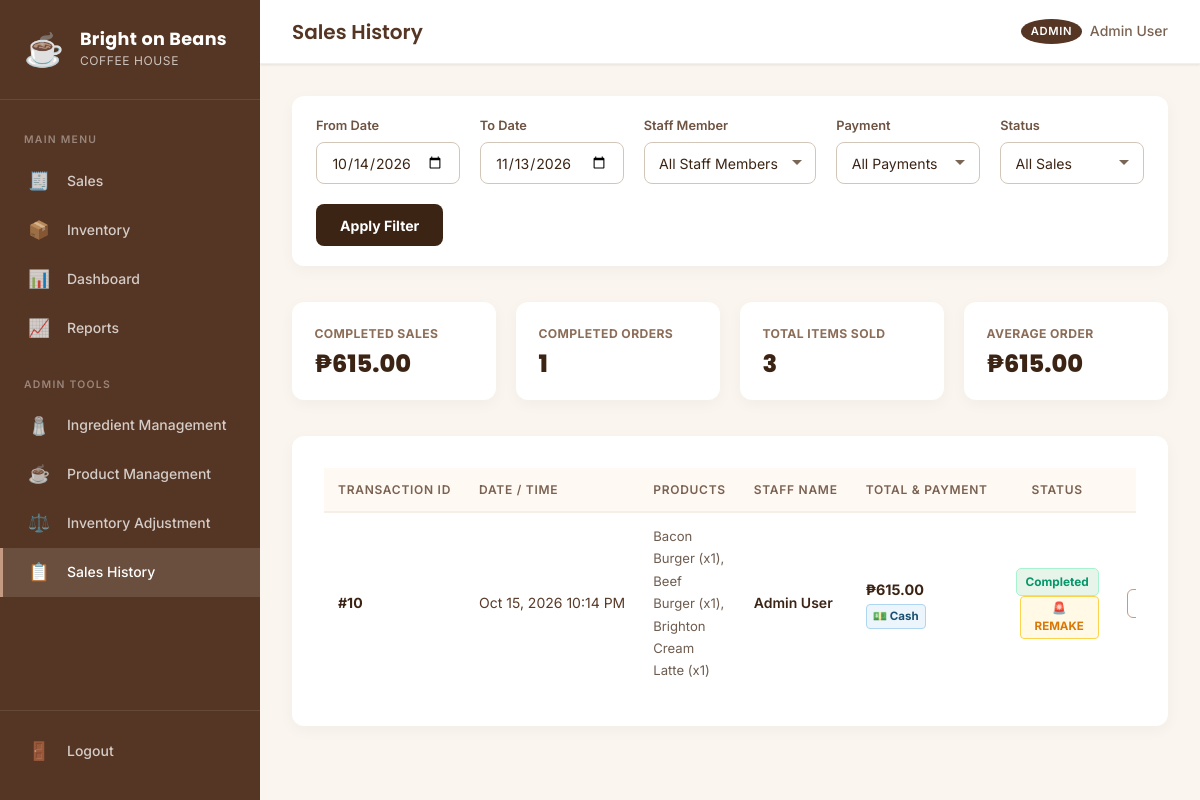
/admin/sales-history.php (signed in), run on an earlier commit of the app's database.
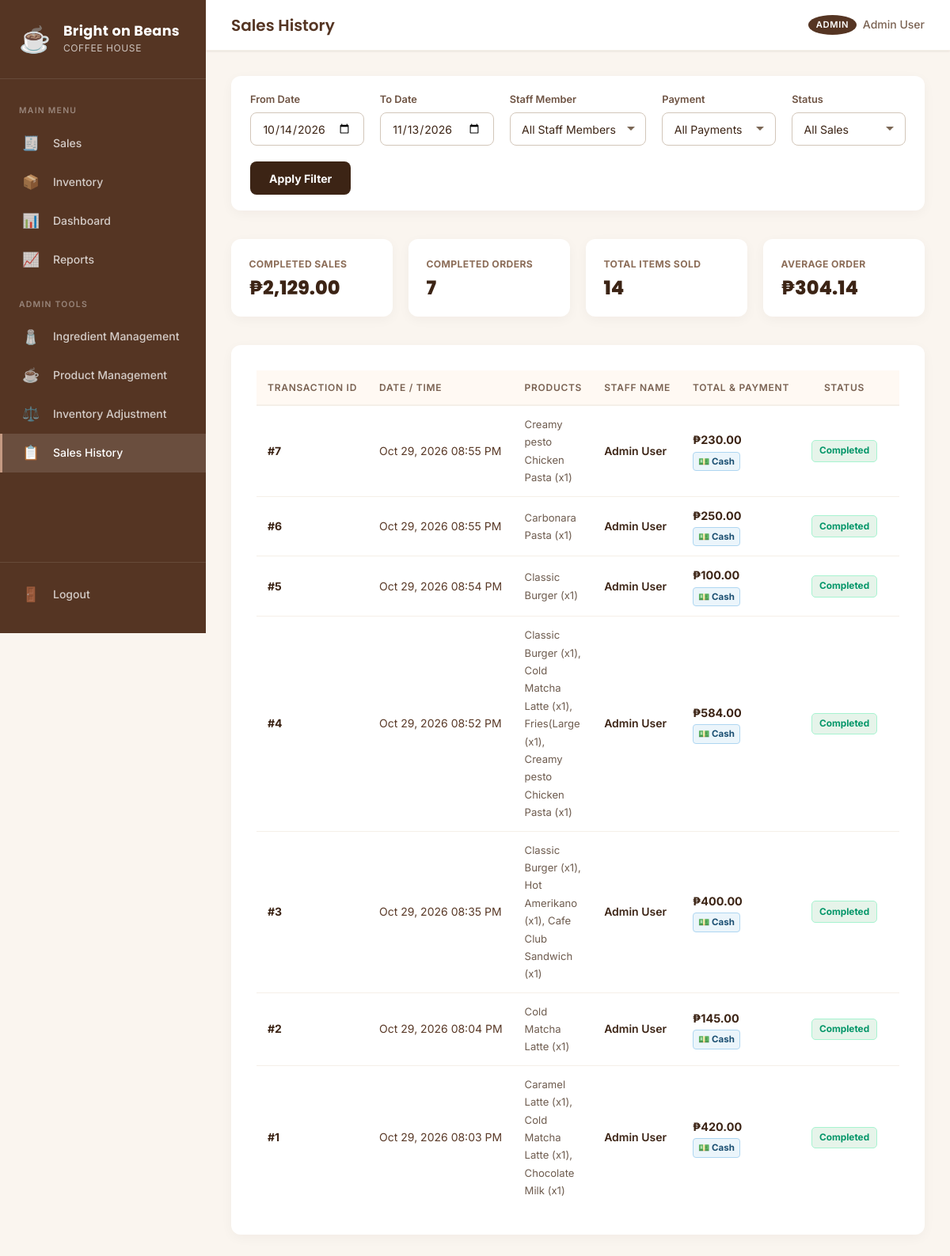
And on a later commit of the database.
### tables this page shows
CREATE TABLE `sales_transactions` (
  `transaction_id` int(11) NOT NULL AUTO_INCREMENT,
  `user_id` int(11) NOT NULL,
  `transaction_date` datetime NOT NULL DEFAULT current_timestamp(),
  `total_amount` decimal(12,2) NOT NULL,
  `total_cost` decimal(12,2) NOT NULL DEFAULT 0.00,
  `payment_method` varchar(50) NOT NULL DEFAULT 'cash',
  `amount_tendered` decimal(12,2) DEFAULT NULL,
  `change_amount` decimal(12,2) DEFAULT 0.00,
  `payment_reference` varchar(100) DEFAULT NULL,
  `status` enum('completed','voided') NOT NULL DEFAULT 'completed',
  `void_reason` varchar(255) DEFAULT NULL,
  `voided_at` datetime DEFAULT NULL,
  `voided_by` int(11) DEFAULT NULL,
  `refund_method` varchar(50) DEFAULT NULL,
  PRIMARY KEY (`transaction_id`),
  KEY `idx_sales_date` (`transaction_date`),
  KEY `idx_sales_user` (`user_id`),
  KEY `idx_sales_status` (`status`),
  CONSTRAINT `sales_transactions_ibfk_1` FOREIGN KEY (`user_id`) REFERENCES `users` (`user_id`)
);

CREATE TABLE `users` (
  `user_id` int(11) NOT NULL AUTO_INCREMENT,
  `username` varchar(50) NOT NULL,
  `password` varchar(255) NOT NULL,
  `first_name` varchar(100) NOT NULL,
  `last_name` varchar(100) NOT NULL,
  `role` enum('admin','staff') NOT NULL DEFAULT 'staff',
  `status` enum('active','inactive') NOT NULL DEFAULT 'active',
  `created_at` datetime NOT NULL DEFAULT current_timestamp(),
  `updated_at` datetime DEFAULT NULL ON UPDATE current_timestamp(),
  PRIMARY KEY (`user_id`),
  UNIQUE KEY `username` (`username`)
);

### includes/functions.php (called while the page is built, shortened)
<?php
function e($value) {
    return htmlspecialchars($value ?? '', ENT_QUOTES, 'UTF-8');
}
function formatCurrency($amount) {
    return '₱' . number_format((float)$amount, 2);
}
function formatDateTime($date) {
    return date('M d, Y h:i A', strtotime($date));
}

### admin/sales-history.php (the view, shortened to what the changed rows need)
<?php
require_once __DIR__ . '/../includes/auth.php';
$from = $_GET['from'] ?? date('Y-m-d', strtotime('-30 days'));
$to = $_GET['to'] ?? date('Y-m-d');
$page = isset($_GET['page']) ? (int)$_GET['page'] : 1;
$limit = 20;
$offset = ($page - 1) * $limit;
$params = [$from, $to];
$where = "DATE(st.transaction_date) >= ? AND DATE(st.transaction_date) <= ?";
$stmtSummary = $pdo->prepare("SELECT COUNT(*) as total_tx, SUM(total_amount) as total_amount FROM sales_transactions st WHERE $where AND st.status = 'completed'");
$stmtSummary->execute($params);
$summaryData = $stmtSummary->fetch();
$totalTx = $summaryData['total_tx'] ?: 0;
$totalSales = $summaryData['total_amount'] ?: 0;
$avgTx = $totalTx > 0 ? ($totalSales / $totalTx) : 0;
$stmtItems = $pdo->prepare("SELECT SUM(si.quantity) FROM sales_items si JOIN sales_transactions st ON si.transaction_id = st.transaction_id WHERE $where AND st.status = 'completed'");
$stmtItems->execute($params);
$totalItemsSold = $stmtItems->fetchColumn() ?: 0;
$sql = "SELECT st.*, u.first_name, u.last_name,
        uv.first_name as void_first, uv.last_name as void_last,
        (SELECT COUNT(*) FROM sales_items si WHERE si.transaction_id = st.transaction_id AND si.quantity > 0) as items_count,
        (SELECT GROUP_CONCAT(CONCAT(p.name, ' (x', si.quantity, CASE WHEN si.voided_quantity > 0 THEN CONCAT(', ', si.voided_quantity, ' voided') ELSE '' END, ')') SEPARATOR ', ')
         FROM sales_items si JOIN products p ON si.product_id = p.product_id
         WHERE si.transaction_id = st.transaction_id) as products_summary,
        (SELECT COUNT(*) FROM inventory_history ih WHERE ih.notes LIKE CONCAT('Product Adjustment [Linked to Sale #', st.transaction_id, ']%') OR ih.notes LIKE CONCAT('Product Spoilage%Sale #', st.transaction_id, '%')) as has_spoilage
        FROM sales_transactions st
        JOIN users u ON st.user_id = u.user_id
        LEFT JOIN users uv ON st.voided_by = uv.user_id
        WHERE $where
        ORDER BY st.transaction_date DESC
        LIMIT $limit OFFSET $offset";
$stmt = $pdo->prepare($sql);
$stmt->execute($params);
$transactions = $stmt->fetchAll();
require_once ROOT_PATH . '/includes/header.php';
?>
<div class="metrics-grid-spaced">
    <div class="metric-card">
        <span class="metric-label">Completed Sales</span>
        <div class="metric-value"><?= formatCurrency($totalSales) ?></div>
    </div>
    <div class="metric-card">
        <span class="metric-label">Completed Orders</span>
        <div class="metric-value"><?= number_format($totalTx) ?></div>
    </div>
    <div class="metric-card">
        <span class="metric-label">Total Items Sold</span>
        <div class="metric-value"><?= number_format($totalItemsSold) ?></div>
    </div>
    <div class="metric-card">
        <span class="metric-label">Average Order</span>
        <div class="metric-value"><?= formatCurrency($avgTx) ?></div>
    </div>
</div>
<div class="card" style="border-radius: 12px; border: none; box-shadow: 0 4px 15px rgba(60,36,21,0.04); overflow: hidden;">
    <div class="card-body p-0">
        <div class="table-wrapper">
            <table class="table table-hover align-middle mb-0" style="font-size: 0.86rem;">
                <thead>
                    <tr style="background: #FAF7F2; border-bottom: 2px solid #EAE3D9; color: #8C6D58; font-size: 0.75rem; text-transform: uppercase; letter-spacing: 0.3px;">
                        <th style="padding: 12px 14px;">Transaction ID</th>
                        <th style="padding: 12px 14px;">Date / Time</th>
                        <th style="padding: 12px 14px;">Products</th>
                        <th style="padding: 12px 14px;">Staff Name</th>
                        <th style="padding: 12px 14px;">Total & Payment</th>
                        <th style="padding: 12px 14px; text-align: center;">Status</th>
                        <th style="padding: 12px 14px; text-align: center;">Actions</th>
                    </tr>
                </thead>
                <tbody>
                    <?php foreach ($transactions as $tx):
                        $isVoided = ($tx['status'] === 'voided');
                        $payMethod = strtolower($tx['payment_method'] ?? 'cash');
                        if ($payMethod === 'gcash') {
                            $payBadge = '<span style="background: #E8F4FD; color: #0056B3; border: 1px solid #BEE5EB; font-size: 0.72rem; padding: 2px 6px; border-radius: 4px; font-weight: 700; display: inline-block; margin-top: 3px;">📱 GCash' . (!empty($tx['payment_reference']) ? ' #' . e($tx['payment_reference']) : '') . '</span>';
                        } else {
                            $payBadge = '<span style="background: #EBF5FB; color: #1B4F72; border: 1px solid #AED6F1; font-size: 0.72rem; padding: 2px 6px; border-radius: 4px; font-weight: 700; display: inline-block; margin-top: 3px;">💵 Cash</span>';
                        }
                    ?>
                    <tr style="border-bottom: 1px solid #F3EDE7; <?= $isVoided ? 'background: #FAF8F6; opacity: 0.85;' : '' ?>">
                        <td style="padding: 12px 14px;">
                            <strong style="color: #3C2415;">#<?= e($tx['transaction_id']) ?></strong>
                        </td>
                        <td style="padding: 12px 14px; white-space: nowrap; color: #5A3A28;">
                            <?= formatDateTime($tx['transaction_date']) ?>
                        </td>
                        <td style="padding: 12px 14px;">
                            <small style="color: <?= $isVoided ? '#9CA3AF' : '#6E5C4F' ?>; font-size: 0.82rem;">
                                <?= e($tx['products_summary'] ?: 'N/A') ?>
                            </small>
                        </td>
                        <td style="padding: 12px 14px; color: #3C2415; font-weight: 600;">
                            <?= e($tx['first_name'] . ' ' . $tx['last_name']) ?>
                        </td>
                        <td style="padding: 12px 14px;">
                            <?php if ($isVoided): ?>
                                <span style="color: #9CA3AF; text-decoration: line-through; font-size: 0.88rem;"><?= formatCurrency($tx['total_amount']) ?></span>
                            <?php else: ?>
                                <strong style="color: #3C2415; font-size: 0.9rem;"><?= formatCurrency($tx['total_amount']) ?></strong>
                            <?php endif; ?>
                            <div><?= $payBadge ?></div>
                        </td>
                        <td style="padding: 12px 14px; text-align: center;">
                            <?php if ($isVoided): ?>
                                <span style="background: #FCE8E6; color: #DC2626; border: 1px solid #FCA5A5; padding: 0.2rem 0.55rem; border-radius: 5px; font-size: 0.74rem; font-weight: 700; display: inline-block;">🚫 VOIDED</span>
                            <?php else: ?>
                                <span style="background: #E6F4EA; color: #059669; border: 1px solid #A7F3D0; padding: 0.2rem 0.55rem; border-radius: 5px; font-size: 0.74rem; font-weight: 700; display: inline-block;">Completed</span>
                            <?php endif; ?>
                            <?php if (!empty($tx['has_spoilage']) && $tx['has_spoilage'] > 0): ?>
                                <span style="background: #FFF9E6; color: #D97706; border: 1px solid #FCD34D; font-size: 0.72rem; padding: 2px 6px; border-radius: 4px; font-weight: 700; margin-left: 4px; display: inline-block;">🚨 REMAKE</span>
                            <?php endif; ?>
                        </td>
                        <td style="padding: 12px 14px; text-align: center;">
                            <div style="display: inline-flex; gap: 6px; align-items: center; justify-content: center;">
                                <button class="btn btn-sm view-details-btn"
                                         data-id="<?= e($tx['transaction_id']) ?>"
                                         data-date="<?= formatDateTime($tx['transaction_date']) ?>"
                                         data-staff="<?= e($tx['first_name'] . ' ' . $tx['last_name']) ?>"
                                         data-total="<?= formatCurrency($tx['total_amount']) ?>"
                                         style="padding: 0.3rem 0.65rem; border-radius: 6px; font-size: 0.78rem; font-weight: 600; border: 1px solid #C49A82; color: #3C2415; background: #FFF;">
                                </button>
                            </div>
                        </td>
                    </tr>
                    <?php endforeach; ?>
                </tbody>
            </table>
        </div>
    </div>
</div>
<?php
require_once ROOT_PATH . '/includes/footer.php';
?>

What changed in the data, as far as the page shows it:
removed sales_transactions: transaction_id "10", transaction_date "Oct 15, 2026 10:14 PM", products_summary "Bacon Burger (x1), Beef Burger (x1), Brighton Cream Latte (x1)", user.last_name "Admin User", total_amount "₱615.00", payment_method "💵 Cash", status "Completed", shows "🚨 REMAKE"
now on this page (row edited): sales_transactions: transaction_id "7", transaction_date "Oct 29, 2026 08:55 PM", products_summary "Creamy pesto Chicken Pasta (x1)", user.last_name "Admin User", total_amount "₱230.00", payment_method "💵 Cash", status "Completed"
now on this page (row edited): sales_transactions: transaction_id "6", transaction_date "Oct 29, 2026 08:55 PM", products_summary "Carbonara Pasta (x1)", user.last_name "Admin User", total_amount "₱250.00", payment_method "💵 Cash", status "Completed"
now on this page (row edited): sales_transactions: transaction_id "5", transaction_date "Oct 29, 2026 08:54 PM", products_summary "Classic Burger (x1)", user.last_name "Admin User", total_amount "₱100.00", payment_method "💵 Cash", status "Completed"
now on this page (row edited): sales_transactions: transaction_id "4", transaction_date "Oct 29, 2026 08:52 PM", products_summary "Classic Burger (x1), Cold Matcha Latte (x1), Fries(Large (x1), Creamy pesto Chicken Pasta (x1)", user.last_name "Admin User", total_amount "₱584.00", payment_method "💵 Cash", status "Completed"
now on this page (row edited): sales_transactions: transaction_id "3", transaction_date "Oct 29, 2026 08:35 PM", products_summary "Classic Burger (x1), Hot Amerikano (x1), Cafe Club Sandwich (x1)", user.last_name "Admin User", total_amount "₱400.00", payment_method "💵 Cash", status "Completed"
now on this page (row edited): sales_transactions: transaction_id "2", transaction_date "Oct 29, 2026 08:04 PM", products_summary "Cold Matcha Latte (x1)", user.last_name "Admin User", total_amount "₱145.00", payment_method "💵 Cash", status "Completed"
now on this page (row edited): sales_transactions: transaction_id "1", transaction_date "Oct 29, 2026 08:03 PM", products_summary "Caramel Latte (x1), Cold Matcha Latte (x1), Chocolate Milk (x1)", user.last_name "Admin User", total_amount "₱420.00", payment_method "💵 Cash", status "Completed"
Also different on the page:
formatCurrency($totalSales): "₱615.00" → "₱2,129.00"
$totalTx: "1" → "7"
$totalItemsSold: "3" → "14"
formatCurrency($avgTx): "₱615.00" → "₱304.14"
